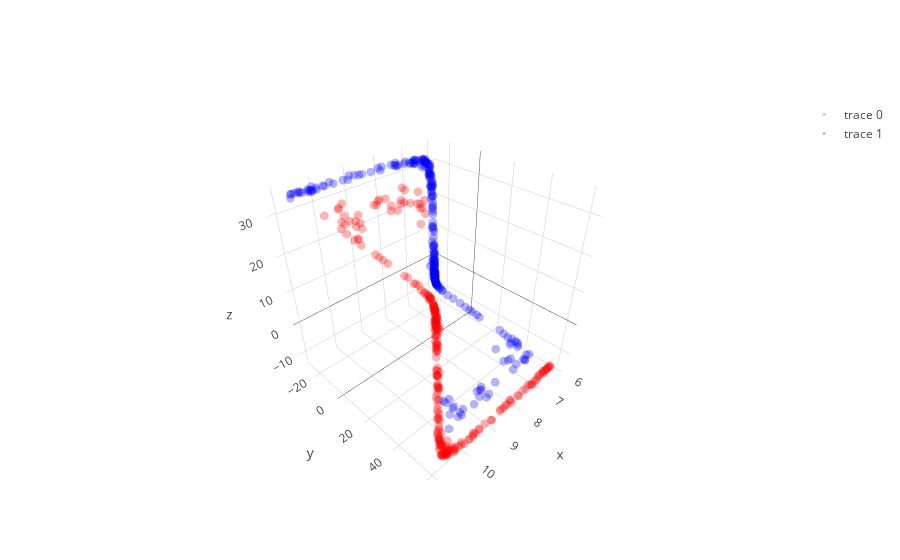

The code cell stored with this chart in its notebook:
### Code cell
# with all scale
expand_dim = 3
w1 = np.random.randn(2,expand_dim)
w2 = np.random.randn(expand_dim,1)
a  = np.ones(expand_dim); b = np.ones(expand_dim); c = np.zeros(expand_dim)

w1 = _sym_decorrelation(w1)
w2 = w2/(np.sqrt(np.sum(w2**2)))

temp_X = np.copy(X)
mini_batch_size = 10
for iter in range(2000):
    cum_loss = 0; temp_X   = shuffle(temp_X)
    
    for mini_batch in range(0,len(X),mini_batch_size):
        current_batch = temp_X[mini_batch:mini_batch+mini_batch_size]
        
        layer1 = current_batch @ w1
        layer1 = layer1  + (1/(iter+1))*np.random.randn(expand_dim)
        layer1a= a*g(b*layer1)+c
        layer1a= layer1a + (1/(iter+1))*np.random.randn(expand_dim)
        layer2 = layer1a       @ w2
        loss   = w2.T @ layer1a.T @ layer1a @ w2
        
        grad2 = -layer1a.T @ layer1a @ w2 
        grad1a= -layer1a@w2@w2.T
        grada = grad1a*g(b*layer1)
        gradb = grad1a*a*g_grad(b*layer1)*layer1
        gradc = grad1a
        grad1 = current_batch.T @(grad1a*a*g_grad(b*layer1)*b) - 2.5 * current_batch.T @ current_batch @ w1 

        w2 = w2 - 0.00000001 * grad2+ (1/(iter+1))*np.random.randn(expand_dim,1)
        a = a -   0.000005    * grada.mean(0)+ np.random.randn(expand_dim)
        b = b -   0.000005    * gradb.mean(0)+ np.random.randn(expand_dim)
        c = c -   0.000009   * gradc.mean(0)+ np.random.randn(expand_dim)
        w1 = w1 - 0.00000001 * grad1+ (1/(iter+1))*np.random.randn(2,expand_dim)
        
        w1 = _sym_decorrelation(w1)
        w2 = w2/(np.sqrt(np.sum(w2**2)))
        cum_loss      = cum_loss + loss.mean()
        
    if iter%500==0:print('Iter : ',iter," Loss: ",cum_loss)

# projection
projected_mine = (a*g(b*(X @ w1))+c) @ w2

plt.figure(figsize=(20,5))
plt.subplot(1, 3, 1)
plt.scatter(X[y==0, 0], X[y==0, 1], color='red', alpha=0.5)
plt.scatter(X[y==1, 0], X[y==1, 1], color='blue', alpha=0.5)
plt.quiver(X.mean(0)[0], X.mean(0)[1], evector[0,0],evector[0,1], color=['b'], scale=2.5)
plt.quiver(X.mean(0)[0], X.mean(0)[1], evector[1,0],evector[1,1], color=['g'], scale=2.5)

plt.subplot(1, 3, 2,projection='3d')
one_layer_project = (a*g(b*(X @ w1))+c)
plt.scatter(one_layer_project[:,0],one_layer_project[:,1],one_layer_project[:,2], color='red')

plt.subplot(1, 3, 3)
plt.scatter(projected_mine[y==0], np.zeros((len(projected_mine)//2)),  color='red', alpha=0.05)
plt.scatter(projected_mine[y==1], np.zeros((len(projected_mine)//2)), color='blue', alpha=0.05)
plt.show()

trace1 = go.Scatter3d(
    x=one_layer_project[y==0,0],
    y=one_layer_project[y==0,1],
    z=one_layer_project[y==0,2],
    mode='markers',
    line=dict(color='red',width=0.5),
    marker=dict(size=3,opacity=0.3)
)
trace2 = go.Scatter3d(
    x=one_layer_project[y==1,0],
    y=one_layer_project[y==1,1],
    z=one_layer_project[y==1,2],
    mode='markers',
    line=dict(color='blue',width=0.5),
    marker=dict(size=3,opacity=0.3)
)
data = [trace1,trace2]
fig  = go.Figure(data=data)
iplot(fig)

### Figure 1 — Plotly figure (JSON) as saved in the notebook; plotly's stock layout.template omitted (floating-point values rounded to 4 significant figures; data arrays with more than 128 entries replaced by an {"elided": "..."} marker saying what was removed)
{"data": [{"line": {"color": "red", "width": 0.5}, "marker": {"opacity": 0.3, "size": 3}, "mode": "markers", "type": "scatter3d", "uid": "b5e9247e-cff4-431e-b4ac-82b69fad1bcf", "x": {"elided": "250 float values"}, "y": {"elided": "250 float values"}, "z": {"elided": "250 float values"}}, {"line": {"color": "blue", "width": 0.5}, "marker": {"opacity": 0.3, "size": 3}, "mode": "markers", "type": "scatter3d", "uid": "60497e63-42f4-4ca9-b9cf-1b16caff6226", "x": {"elided": "250 float values"}, "y": {"elided": "250 float values"}, "z": {"elided": "250 float values"}}], "layout": {}}
